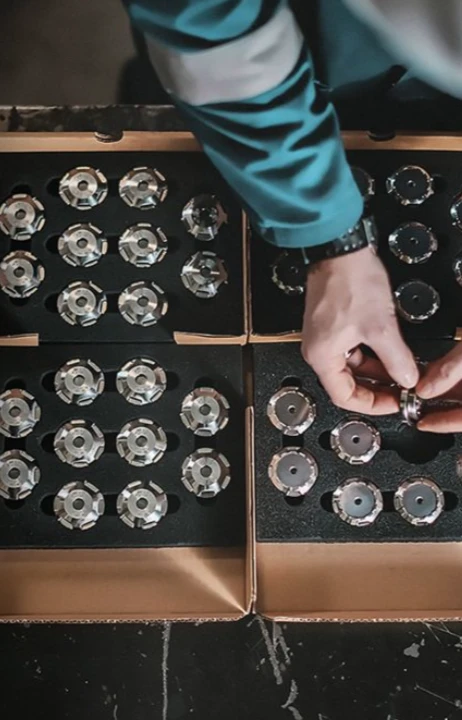
#> input picture docs/design/rise-exploration/register/img/product-centre.webp, 462 x 720 px; its folder holds only this picture in this run
$ python tone.py
#> lines starting #> are read from the running program, lines starting #| are printed output that depends on the picture
"""One TAQA teal tone for every area photo, so pictures from different cameras read as one set.
Writes img/tone/<same name>. Luminance mapped onto a night → TAQA teal → mint ramp, with a little of the original colour kept."""
import os, glob
from PIL import Image, ImageOps
HERE = os.path.dirname(os.path.abspath(__file__)); IMG = os.path.join(HERE, '..', 'img'); OUT = os.path.join(IMG, 'tone')
os.makedirs(OUT, exist_ok=True)
STOPS = [(0, (5, 15, 15)), (.4, (12, 66, 66)), (.75, (92, 150, 144)), (1, (232, 244, 240))]
def ramp():
    lut = []
    for i in range(256):
        t = i / 255
        for (a, ca), (b, cb) in zip(STOPS, STOPS[1:]):
            if a <= t <= b:
                u = (t - a) / (b - a); lut.append(tuple(round(ca[k] + (cb[k] - ca[k]) * u) for k in range(3))); break
    return lut
LUT = ramp()
def tone(src, dst, keep=.3):
#> called with keep = 0.3
    im = Image.open(src).convert('RGB')
#> im is the input picture: PIL image 462x720 RGB; mean R, G, B 72.5, 69.6, 65.2
    g = ImageOps.autocontrast(im.convert('L'), cutoff=1)
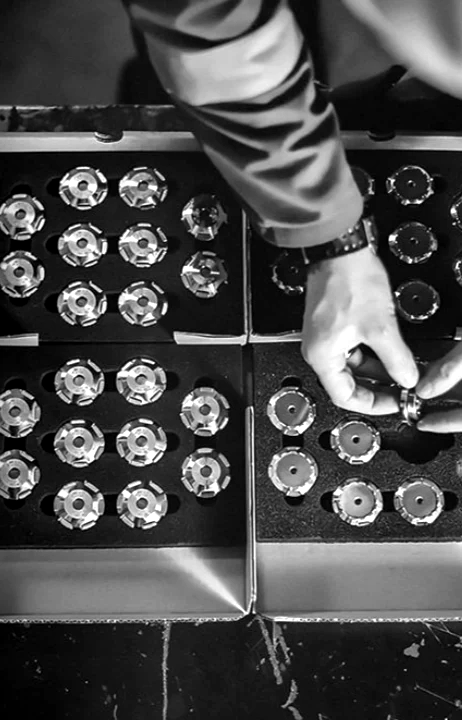
#> g: PIL image 462x720 L; min 0, max 255, mean 75.9
    r = Image.merge('RGB', [g.point([c[k] for c in LUT]) for k in range(3)])
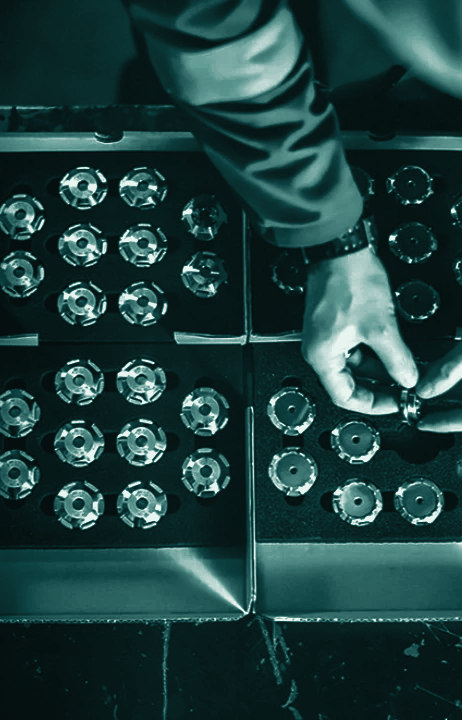
#> r: PIL image 462x720 RGB; mean R, G, B 30.4, 63.3, 62.2
    out = Image.blend(r, im, keep)
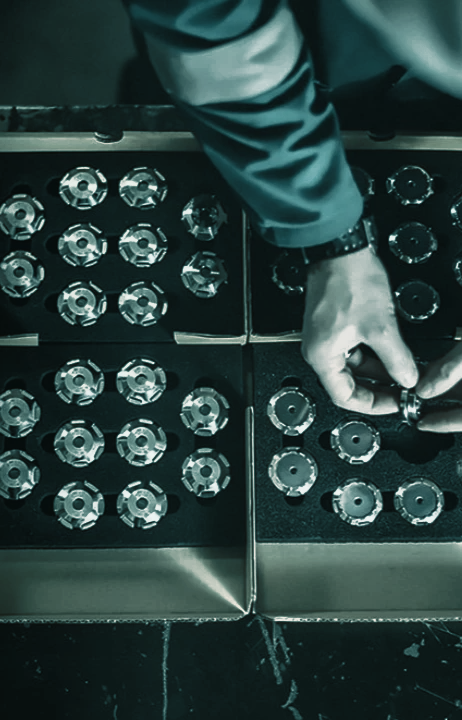
#> out: PIL image 462x720 RGB; mean R, G, B 42.5, 64.7, 62.6
    ext = os.path.splitext(dst)[1].lower()
    out.save(dst, quality=86) if ext != '.webp' else out.save(dst, 'WEBP', quality=84)
if __name__ == '__main__':
    n = 0
    for f in sorted(glob.glob(os.path.join(IMG, '*'))):
        if os.path.isfile(f):
            tone(f, os.path.join(OUT, os.path.basename(f))); n += 1
    print('toned', n)
